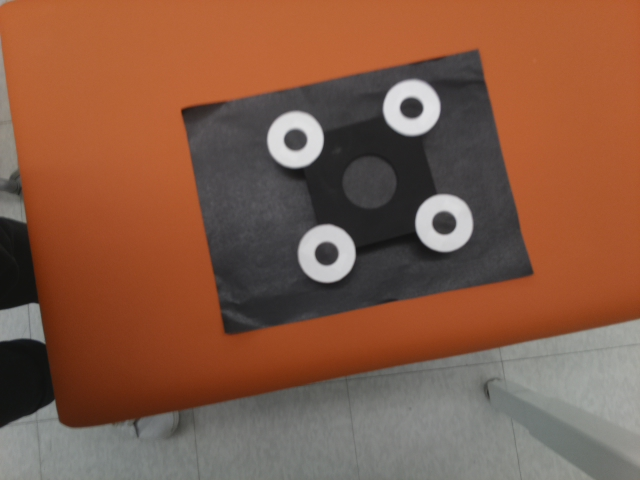
#> input picture image/image0.jpg, 640 x 480 px; its folder holds only this picture in this run
$ jupyter execute demo.ipynb   (shell and % lines are left out)   (older library calls are emulated)
#> lines starting #> are read from the running program, lines starting #| are printed output that depends on the picture; after the words box and inside, x2 and y2 are one past the last pixel; in counts of white or black regions, pixels touching at a corner belong together
#> further down, image is the input picture: shape (480, 640, 3); mean B, G, R 69.3, 90.1, 132.3
### utils/utils.py
import cv2
import numpy as np
from math import sin,cos
from numpy import linalg as LA
from scipy.spatial import ConvexHull

class utils:

    @staticmethod
    def fProject(x, P_M, K):
        ax = x[0]
        ay = x[1]
        az = x[2]
        tx = x[3]
        ty = x[4]
        tz = x[5]

        # Rotation matrix using Euler angle
        Rx = np.array([[1,0,0],
                      [0,cos(ax),-sin(ax)],
                      [0,sin(ax),cos(ax)]])

        Ry = np.array([[cos(ay),0,sin(ay)],
                       [0,1,0],
                       [-sin(ay),0,cos(ay)]])

        Rz = np.array([[cos(az),-sin(az),0],
                       [sin(az),cos(az),0],
                       [0,0,1]])
        R = (Rz.dot(Ry)).dot(Rx)


        # Extrinsic camera matrix (rotation and translation)
        T = np.array([tx , ty, tz])
        Mext = np.hstack((R,T))


        # Projects points
        ph = (K.dot(Mext)).dot(P_M)
        ph[0,:] = ph[0,:]/ph[2,:]
        ph[1,:] = ph[1,:]/ph[2,:]
        ph = ph[:2,:]

        if ph.shape == (2,4):
            p = ph.reshape((8,1), order='F')
        elif ph.shape == (2,1):
            p = ph.reshape((2,1))


        # p = p.round(decimals = 100)

        return p

    @staticmethod
    def leastSquareFit(x, P_M, K, y0):

        J = np.zeros(shape = (8,6))

        for i in range(1,10):

            y = utils.fProject(x, P_M, K)

            e = 0.00001
            e1 = x + np.array([[e],[0],[0],[0],[0],[0]])
            e2 = x + np.array([[0],[e],[0],[0],[0],[0]])
            e3 = x + np.array([[0],[0],[e],[0],[0],[0]])
            e4 = x + np.array([[0],[0],[0],[e],[0],[0]])
            e5 = x + np.array([[0],[0],[0],[0],[e],[0]])
            e6 = x + np.array([[0],[0],[0],[0],[0],[e]])

            J[:,[0]] = ( utils.fProject(e1, P_M, K) - y )/e;
            J[:,[1]] = ( utils.fProject(e2, P_M, K) - y )/e;
            J[:,[2]] = ( utils.fProject(e3, P_M, K) - y )/e;
            J[:,[3]] = ( utils.fProject(e4, P_M, K) - y )/e;
            J[:,[4]] = ( utils.fProject(e5, P_M, K) - y )/e;
            J[:,[5]] = ( utils.fProject(e6, P_M, K) - y )/e;

            dy = y0 - y

            pinvJ = np.linalg.pinv(J)

            dx = pinvJ.dot(dy)

            if abs( LA.norm(dx)/LA.norm(x)) < 1e-6:
                break

            x = x + dx

        return dy,x

    @staticmethod
    def image_position(image):
        # image = cv2.imread('image2.jpg')
        image = cv2.cvtColor(image, cv2.COLOR_BGR2GRAY)
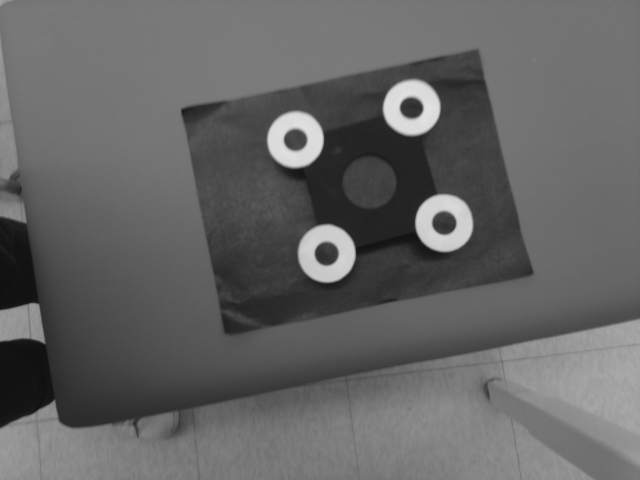
#> image: shape (480, 640); min 16, max 225, mean 100.4
        # cv2.imshow("Image", image)

        kernel = np.ones((5,5), np.uint8)

        (T, thresh) = cv2.threshold(image, 90, 255, cv2.THRESH_BINARY)
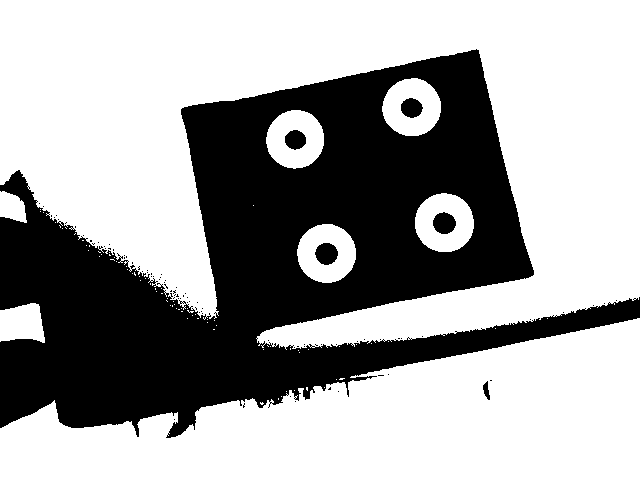
#> thresh: shape (480, 640); 63.9% white; 87 black regions (81 under 20 px), largest, box (x1, y1, x2, y2) and area: (0, 49, 640, 438) 109153, (315, 243, 338, 265) 386, (433, 212, 456, 234) 385, (401, 98, 423, 118) 329, (285, 130, 306, 150) 320, (483, 381, 490, 400) 76
        # cv2.imshow("Threshold Binary", thresh)
        opening = cv2.morphologyEx(thresh, cv2.MORPH_OPEN, kernel)
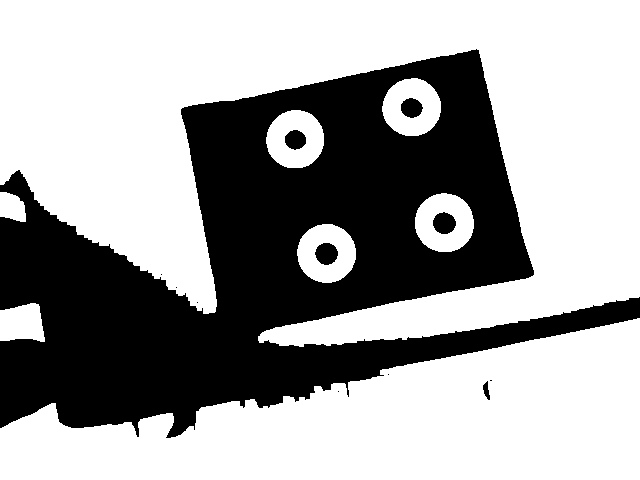
#> opening: shape (480, 640); 63.4% white; 12 black regions (6 under 20 px)
        # cv2.imshow("Imopen White", opening)

        img, contours, hierarchy = cv2.findContours(opening,
                            cv2.RETR_TREE, cv2.CHAIN_APPROX_SIMPLE)
#> contours = 19 contours, 6 with area under 20; largest, box (x1, y1, x2, y2) and area: (0, 0, 640, 347) 119868, (0, 318, 640, 480) 61380, (415, 193, 474, 252) 2669, (297, 224, 356, 283) 2646, (382, 78, 441, 136) 2584

        # print(len(contours))
        blobsWhite = np.array([])
        for i in range(0, len(contours)):
            try:
                cnt = contours[i]
                M = cv2.moments(cnt)
                # print(M)
                # cx = int(M['m10']/M['m00'])
                # cy = int(M['m01']/M['m00'])
                cx = M['m10']/M['m00']
                cy = M['m01']/M['m00']
                # print(cx, cy)
                if i == 0:
                    blobsWhite = np.concatenate((blobsWhite, np.array([cx,cy])))
                else:
                    blobsWhite = np.vstack((blobsWhite,np.array([cx,cy])))

            except ZeroDivisionError as detail:
                print ('Handling error:', detail)
#> this loop made 19 passes
#> (cnt, cx, cy, blobsWhite) on pass 2: ([[337, 391], [338, 390], [339, 391], [338, 392]], 338, 391, [[384.7, 424.5], [338, 391]])
#> (cx, cy, blobsWhite) on passes 3 to 4: (486.1, 390.2, [[384.7, 424.5], [338, 391], [486.1, 390.2]]), (490.5, 380, [[384.7, 424.5], [338, 391], [486.1, 390.2], [490.5, 380]])
#> after the loop, blobsWhite = 19 rows, first 8: [384.7, 424.5], [338, 391], [486.1, 390.2], [490.5, 380], [388, 374], [21.38, 323], [326.1, 253], [326.1, 253.3]

        position = np.array([0.,0.])
        x = blobsWhite
#> x has the same summary as blobsWhite

        listodd = x[::2]
#> listodd = [[384.7, 424.5], [486.1, 390.2], [388, 374], [326.1, 253], [444, 222.3], [11.72, 206.9], [295, 139.4], [411.1, 107.5], [197, 302], [161, 274]]
        listeven = x[1::2]
#> listeven = [[338, 391], [490.5, 380], [21.38, 323], [326.1, 253.3], [443.8, 222.8], [294.8, 138.9], [411.4, 106.9], [329.6, 130.2], [176, 287]]

        thresh = 1

        for i in range(len(listodd)):
            for j in range (len(listeven)):
                if LA.norm(listodd[i] - listeven[j]) < thresh:
                    position = np.vstack((position, listodd[i]))
#> this loop made 10 passes


        position = np.delete(position, 0, 0)
        # print(position)

        # Using convexHull method to reorder the positions
        hull = ConvexHull(position)
        temp = position.copy()
        for i in range(0,4):
            position[i-1] = temp[hull.vertices[i]]
        # print(position)


        return position

### demo.ipynb
[cell 1]
import matplotlib.pyplot as plt
import cv2
import numpy as np
from utils import utils
from numpy import linalg as LA

[cell 2]
def main(image):
    # The point in the model's coordinate system(cm)
    P_M = np.array([[-5,5,5,-5],
                    [-5,-5,5,5],
                    [0,0,0,0],
                    [1,1,1,1]])

    # Define camera parameters
    f = 504
    cx = 320
    cy = 240

    # intrinsic parameter matrix
    K = np.array([[f,0,cx],
                  [0,f,cy],
                  [0,0,1]])

    # Make an initial guess of the pose
    x0 = np.array([[0],[0],[0],[0],[0],[23]])

    # Find the position of points on the image
    position = utils.image_position(image)
#> position = [[411.1, 107.5], [444, 222.3], [326.1, 253], [295, 139.4]]

    y = np.zeros(shape = (8,1))

    y[0] = position[0,0]
    y[1] = position[0,1]
    y[2] = position[1,0]
    y[3] = position[1,1]
    y[4] = position[2,0]
    y[5] = position[2,1]
    y[6] = position[3,0]
    y[7] = position[3,1]

    dy, x = utils.leastSquareFit(x0, P_M, K, y)

    # x[0] = np.rad2deg(x[0])
    # x[1] = np.rad2deg(x[1])
    # x[2] = np.rad2deg(x[2])

    W = np.amax(P_M, axis=1) - np.amin(P_M, axis=1)
    W = LA.norm(W)

    u0 = utils.fProject(x, [[0], [0], [0], [1]], K)
    uX = utils.fProject(x, [[W], [0], [0], [1]], K)
    uY = utils.fProject(x, [[0], [W], [0], [1]], K)
    uZ = utils.fProject(x, [[0], [0], [W], [1]], K)

    cv2.line(image, (u0[0], u0[1]), (uX[0], uX[1]), (0,0,255), 8)
    cv2.line(image, (u0[0], u0[1]), (uY[0], uY[1]), (0,255,0), 8)
    cv2.line(image, (u0[0], u0[1]), (uZ[0], uZ[1]), (255,0,0), 8)

    x[0] = np.rad2deg(x[0])
    x[1] = np.rad2deg(x[1])
    x[2] = np.rad2deg(x[2])

# [4 lines of commented-out code are left out]
    return image

[cell 3]
for i in range(0,14):
    try:
        image = cv2.imread('image/image{}.jpg'.format(i))
        image = main(image)
        image = image[:,:,::-1]
        plt.figure()
        plt.imshow(image)
    except:
        pass
